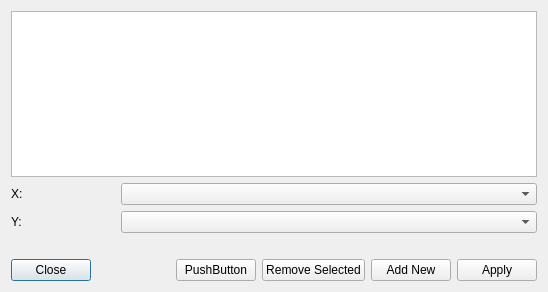
<?xml version="1.0" encoding="UTF-8"?>
<ui version="4.0">
 <class>EditCurvesDialog</class>
 <widget class="QDialog" name="EditCurvesDialog">
  <property name="enabled">
   <bool>true</bool>
  </property>
  <property name="geometry">
   <rect>
    <x>0</x>
    <y>0</y>
    <width>548</width>
    <height>292</height>
   </rect>
  </property>
  <property name="windowTitle">
   <string>Edit Data Sources</string>
  </property>
  <layout class="QFormLayout" name="formLayout">
   <item row="2" column="0">
    <spacer name="verticalSpacer">
     <property name="orientation">
      <enum>Qt::Vertical</enum>
     </property>
     <property name="sizeHint" stdset="0">
      <size>
       <width>20</width>
       <height>40</height>
      </size>
     </property>
    </spacer>
   </item>
   <item row="3" column="0" colspan="2">
    <layout class="QHBoxLayout" name="horizontalLayout">
     <item>
      <widget class="QPushButton" name="pushButtonClose">
       <property name="text">
        <string>Close</string>
       </property>
      </widget>
     </item>
     <item>
      <spacer name="horizontalSpacer">
       <property name="orientation">
        <enum>Qt::Horizontal</enum>
       </property>
       <property name="sizeHint" stdset="0">
        <size>
         <width>88</width>
         <height>20</height>
        </size>
       </property>
      </spacer>
     </item>
     <item>
      <widget class="QPushButton" name="pushButtonToggleCurveType">
       <property name="text">
        <string>PushButton</string>
       </property>
      </widget>
     </item>
     <item>
      <widget class="QPushButton" name="pushButtonRemoveSelected">
       <property name="text">
        <string>Remove Selected</string>
       </property>
      </widget>
     </item>
     <item>
      <widget class="QPushButton" name="pushButtonAddNew">
       <property name="text">
        <string>Add New</string>
       </property>
      </widget>
     </item>
     <item>
      <widget class="QPushButton" name="pushButtonApply">
       <property name="text">
        <string>Apply</string>
       </property>
      </widget>
     </item>
    </layout>
   </item>
   <item row="0" column="0" colspan="2">
    <widget class="QListWidget" name="listCurveWidget"/>
   </item>
   <item row="1" column="0" colspan="2">
    <layout class="QGridLayout" name="gridLayout">
     <item row="0" column="3">
      <widget class="QLabel" name="label_2">
       <property name="minimumSize">
        <size>
         <width>20</width>
         <height>0</height>
        </size>
       </property>
       <property name="text">
        <string>X:</string>
       </property>
      </widget>
     </item>
     <item row="1" column="3">
      <widget class="QLabel" name="label">
       <property name="text">
        <string>Y:</string>
       </property>
      </widget>
     </item>
     <item row="1" column="4" colspan="4">
      <widget class="QComboBox" name="comboButtonBrowseY"/>
     </item>
     <item row="0" column="4" colspan="4">
      <widget class="QComboBox" name="comboButtonBrowseX">
       <property name="currentText">
        <string/>
       </property>
      </widget>
     </item>
    </layout>
   </item>
  </layout>
 </widget>
 <resources/>
 <connections/>
</ui>
